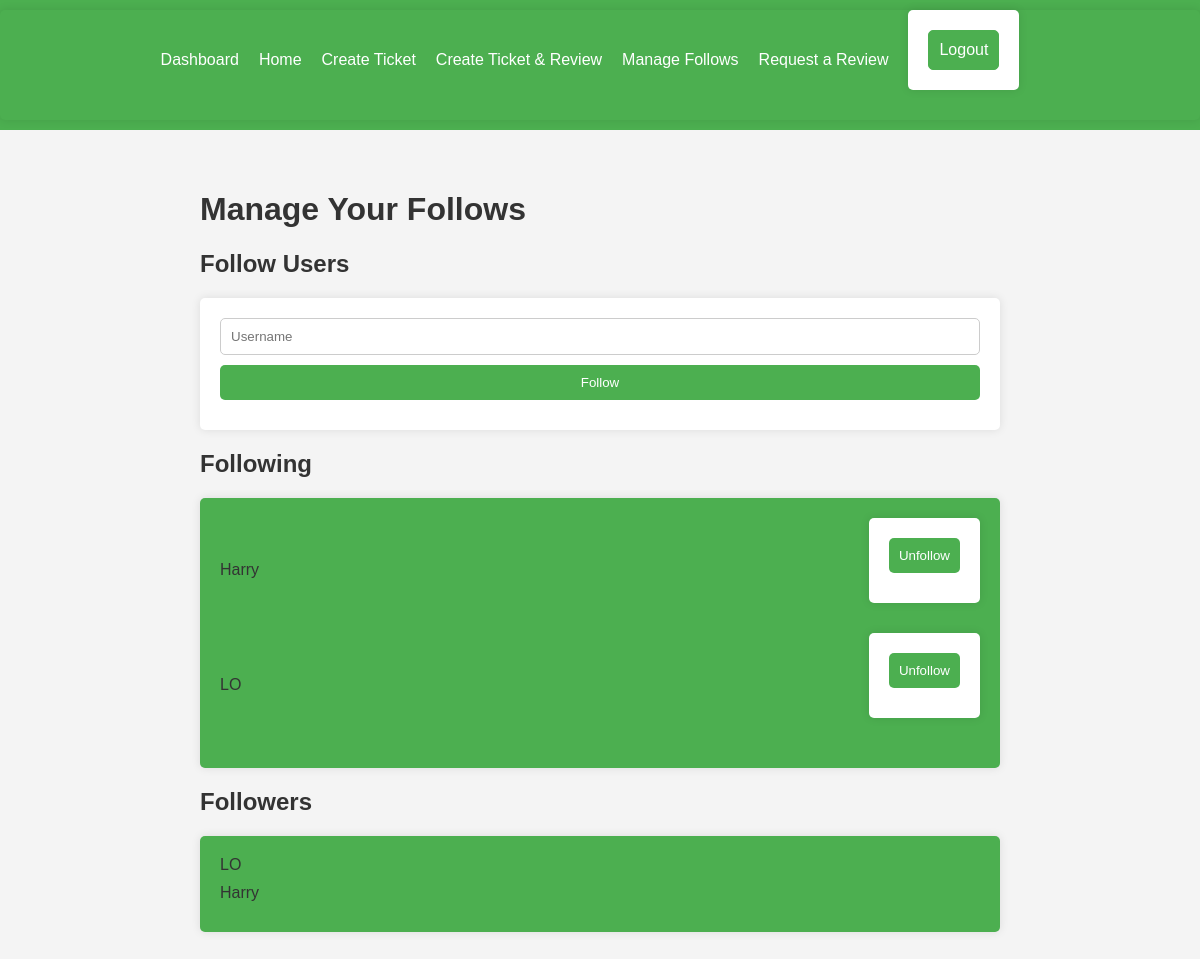
Screenshot of /manage_follows/ (signed in) with the database file from the repository.
### myapp/models.py (models this page shows, shortened)
class UserFollows(models.Model):
    user = models.ForeignKey(
        to=settings.AUTH_USER_MODEL, related_name="following", on_delete=models.CASCADE
    )
    followed_user = models.ForeignKey(
        to=settings.AUTH_USER_MODEL, related_name="followers", on_delete=models.CASCADE
    )
    class Meta:
        constraints = [
            UniqueConstraint(
                fields=["user", "followed_user"], name="unique_user_follow"
            )
        ]
        app_label = "myapp"
        verbose_name = "User Follow"
        verbose_name_plural = "User Follows"

### myapp/views.py (the view)
# urls.py: path("manage_follows/", manage_follows, name="manage_follows"),
@login_required
def manage_follows(request):
    user = request.user
    followers = user.followers.all()
    following = user.following.all()
    if request.method == "POST":
        form = FollowForm(request.POST)
        if form.is_valid():
            action = form.cleaned_data["action"]
            target_user = get_object_or_404(
                User, username=form.cleaned_data["username"]
            )
            if action == "follow":
                UserFollows.objects.get_or_create(user=user, followed_user=target_user)
            elif action == "unfollow":
                UserFollows.objects.filter(
                    user=user, followed_user=target_user
                ).delete()
            return redirect("myapp:manage_follows")
    else:
        form = FollowForm()
    return render(
        request,
        "manage_follows.html",
        {"followers": followers, "following": following, "form": form},
    )

### myapp/forms.py
class FollowForm(forms.Form):
    username = forms.CharField(
        max_length=150, widget=forms.TextInput(attrs={"placeholder": "Username"})
    )
    action = forms.ChoiceField(
        choices=[("follow", "Follow"), ("unfollow", "Unfollow")],
        widget=forms.HiddenInput(),
        initial="follow",
    )

### myapp/context_processors.py (called while the page is built)
def media_url(request):
    return {"media_url": settings.MEDIA_URL}

### myapp/templates/manage_follows.html (shortened to what this page needs)
{% extends 'base.html' %}
{% block content %}
<h1>Manage Your Follows</h1>
<h2>Follow Users</h2>
<form method="post" class="follow-form">
    {{ form.username }}
    <button type="submit">Follow</button>
</form>
<h2>Following</h2>
<ul class="following-list">
    {% for follow in following %}
        <li>
            {{ follow.followed_user.username }}
            <form method="post" action="{% url 'myapp:manage_follows' %}" style="display: inline;">
                <button type="submit">Unfollow</button>
            </form>
        </li>
    {% endfor %}
</ul>
<h2>Followers</h2>
<ul class="followers-list">
    {% for follow in followers %}
        <li>{{ follow.user.username }}</li>
    {% endfor %}
</ul>
{% endblock %}

### static/css/style.css (style rules this page uses)
body { font-family: Arial, sans-serif; background-color: #f4f4f4; margin: 0; padding: 0; color: #333; }
form { background-color: white; padding: 20px; border-radius: 5px; box-shadow: 0 0 10px rgba(0, 0, 0, 0.1); margin-bottom: 20px; }
form input, form textarea, form button, form select { display: block; width: 100%; margin-bottom: 10px; padding: 10px; border: 1px solid #ccc; border-radius: 5px; box-sizing: border-box; }
form button { background-color: #4CAF50; color: white; border: none; cursor: pointer; transition: background-color 0.3s; }
h1, h2 { color: #333; }
ul { background-color: #4CAF50; padding: 20px; border-radius: 5px; box-shadow: 0 0 10px rgba(0, 0, 0, 0.1); }
ul li { margin-bottom: 10px; color: #333; display: flex; justify-content: space-between; align-items: center; }
ul li form { display: inline; }

### rows the page displays
UserFollows: followed_user.username "Harry", user.username "Harry"
UserFollows: followed_user.username "LO"
UserFollows: user.username "LO"
